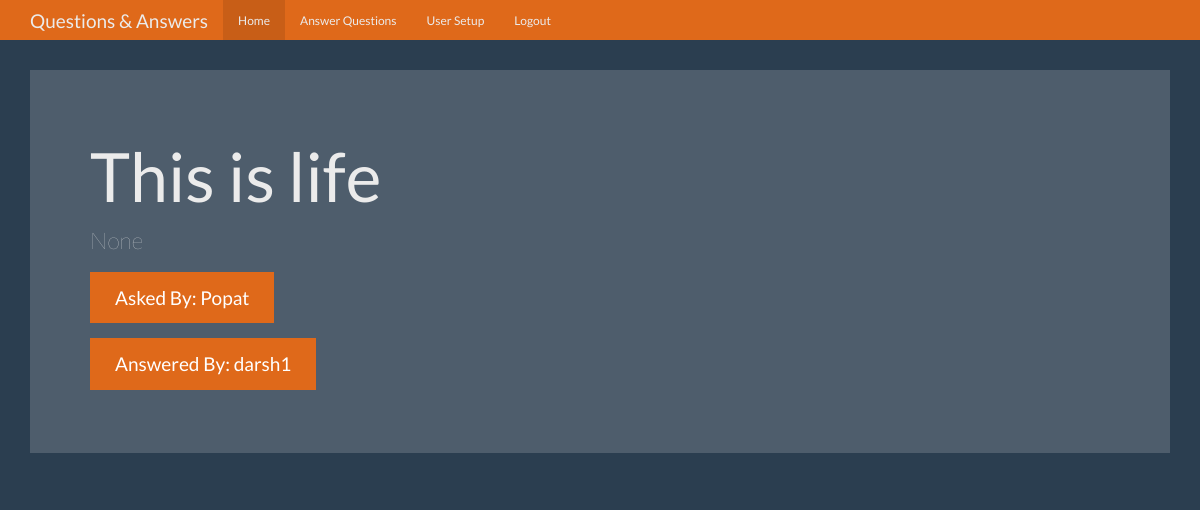
The page /question/5 (signed in) on the database its author committed.
### tables this page shows
CREATE TABLE questions(id integer primary key autoincrement,
    question_text text not null,
    answer_text text,
    asked_by integer not null,
    expert_id integer not null);

CREATE TABLE users(
    id integer primary key autoincrement,
    name text not null,
    password text not null,
    expert boolean not null,
    admin boolean not null
);

### app.py (the view)
@app.route('/question/<id>')
def question(id):
    user = get_current_user()
    db = get_db()
    cur = db.execute('select questions.question_text,questions.answer_text,askers.name as asker_name,experts.name as expert_name from questions \
        join users as askers on askers.id = questions.asked_by \
            join users as experts on experts.id = questions.expert_id where questions.id = ?',[id])
    result = cur.fetchone()
    return render_template('question.html',user = user,answer = result)

### app.py (called while the page is built)
def get_current_user():
    user_result = None
    if 'user' in session:
        user = session['user']
        db = get_db()
        cur = db.execute("select id,name,password,expert,admin from users where name = ?",[user])
        user_result = cur.fetchone()
    return user_result

### database.py (called while the page is built)
def connect_db():
    sql = sqlite3.connect('questions.db')
    sql.row_factory = sqlite3.Row
    return sql

def get_db():
    if not hasattr(g,'sqlite_db'):
        g.sqlite_db = connect_db()
    return g.sqlite_db

### templates/question.html (shortened to what this page needs)
<!DOCTYPE html>
<html lang="en">
  <head>
    <link href="{{ url_for('static',filename = 'bootstrap.min.css') }}" rel="stylesheet">
    <link href="{{ url_for('static',filename = 'theme.css') }}" rel="stylesheet">
  </head>
  <body>
    <nav class="navbar navbar-inverse navbar-fixed-top">
      <div class="container">
        <div class="navbar-header">
          <a class="navbar-brand" href="#">Questions & Answers</a>
        </div>
        <div id="navbar" class="navbar-collapse collapse">
          <ul class="nav navbar-nav">
            <li class="active"><a href="{{url_for('index')}}">Home</a></li>
            {% if user and user['expert'] == 1 %}
            <li><a href="{{url_for('unanswered')}}">Answer Questions</a></li>
            {% endif %}
            {% if user and user['admin'] == 1 %}
            <li><a href="{{url_for('users')}}">User Setup</a></li>
            {% endif %}
            {% if user %}
            <li><a href="{{url_for('logout')}}">Logout</a></li>
            {% endif %}
          </ul>
        </div>
      </div>
    </nav>
    <div class="container theme-showcase" role="main">
      <div class="jumbotron">
        <h1>{{answer['question_text']}}</h1>
        <p>{{answer['answer_text']}}</p>
        <p><a class="btn btn-primary btn-lg">Asked By: {{answer['asker_name']}}</a></p>
        <p><a class="btn btn-primary btn-lg">Answered By: {{answer['expert_name']}}</a></p>
      </div>
    </div>
  </body>
</html>

### static/theme.css (style rules this page uses)
body { padding-top: 70px; padding-bottom: 30px; }

### rows shown on the page
questions: question_text "This is life"
users: asker_name "Popat"
users: expert_name "darsh1"

### other values the page prints
{{ answer['answer_text'] }} "None"
